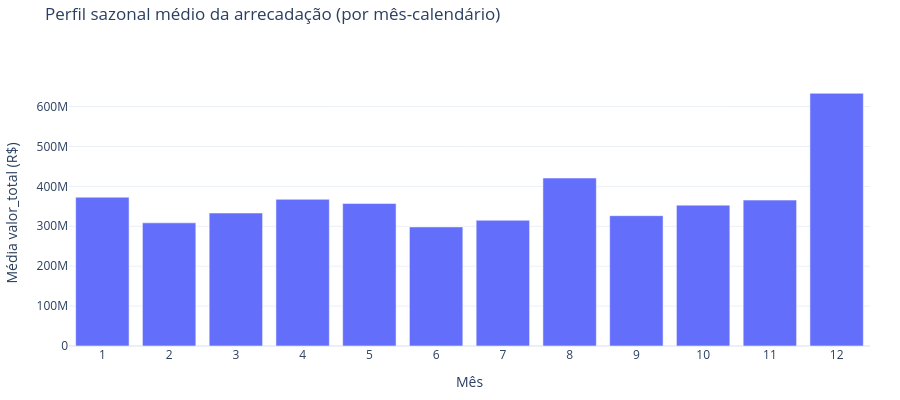

This figure's notebook cell:
### Markdown cell above
### 3.2 Perfil sazonal da arrecadação

**Eixos / encoding.** Barras: X = mês-do-ano $\{1,\ldots,12\}$; Y = média amostral de `valor_total` (R$) ao longo do painel.

**Comparação legítima.** Altura relativa entre meses motiva o baseline sazonal $\hat{y}_t=y_{t-12}$ (FPP3 §5.2).

**O que *não* afirmar.** Média incondicional ignora tendência e mudanças de regime; não prova sazonalidade estacionária nem efeito calendário causal.

### Code cell
seas = panel.groupby("mes", as_index=False)["valor_total"].mean()
fig_seas = px.bar(
    seas, x="mes", y="valor_total",
    title="Perfil sazonal médio da arrecadação (por mês-calendário)",
    labels={"valor_total": "Média valor_total (R$)", "mes": "Mês"},
    template="plotly_white",
)
fig_seas.update_layout(height=400, margin=dict(t=80, l=60, r=30, b=50),
                       title=dict(y=0.98))
fig_seas.update_xaxes(dtick=1)
fig_seas.show()
save_fig(fig_seas, "estoque_perfil_sazonal", width=900, height=400)

### Figure 1 — Plotly figure (JSON) as saved in the notebook; plotly's stock layout.template omitted (floating-point values rounded to 4 significant figures)
{"data": [{"hovertemplate": "Mês=%{x}<br>Média valor_total (R$)=%{y}<extra></extra>", "legendgroup": "", "marker": {"color": "#636efa", "pattern": {"shape": ""}}, "name": "", "orientation": "v", "showlegend": false, "textposition": "auto", "type": "bar", "x": [1, 2, 3, 4, 5, 6, 7, 8, 9, 10, 11, 12], "xaxis": "x", "y": [372900000.0, 308600000.0, 333300000.0, 367500000.0, 357000000.0, 298500000.0, 315000000.0, 420900000.0, 326600000.0, 353000000.0, 365600000.0, 633300000.0], "yaxis": "y"}], "layout": {"barmode": "relative", "height": 400, "legend": {"tracegroupgap": 0}, "margin": {"b": 50, "l": 60, "r": 30, "t": 80}, "title": {"text": "Perfil sazonal médio da arrecadação (por mês-calendário)", "y": 0.98}, "xaxis": {"anchor": "y", "domain": [0.0, 1.0], "dtick": 1, "title": {"text": "Mês"}}, "yaxis": {"anchor": "x", "domain": [0.0, 1.0], "title": {"text": "Média valor_total (R$)"}}}}
